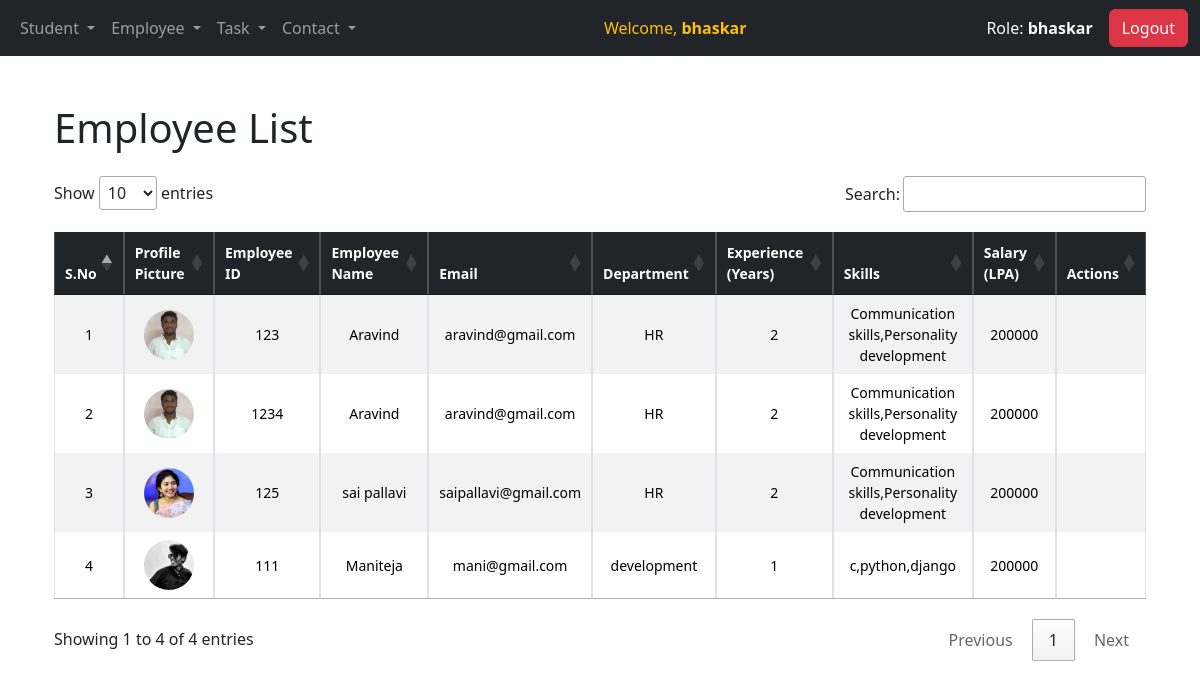
/employee-list/ (signed in), run on the app's committed database.
### operations/models.py (models this page shows, shortened)
class Employee(models.Model):
    employeeid=models.CharField(max_length=100)
    employeename=models.CharField(max_length=50)
    email = models.CharField(max_length=50, null=True, blank=True)
    department = models.CharField(max_length=100, null=True, blank=True)
    experience = models.CharField(max_length=50, null=True, blank=True,)
    skills=models.CharField(max_length=50,null=True, blank=True,)
    salary = models.CharField(max_length=50, null=True, blank=True)
    serial_number = models.PositiveIntegerField(default=0)
    profile_picture = models.ImageField(upload_to='employee_pictures/', blank=True, null=True)  # Add this line

### operations/views.py (the view)
# urls.py: path('employee-list/',login_required(views.employee_list),name='employee_list'),
def employee_list(request):
    employees = Employee.objects.all()  # Query to get all employee records
    return render(request, 'employees/employee-list.html', {'employees': employees})

### operations/templates/employees/employee-list.html (shortened to what this page needs)
{% extends 'base.html' %}
{% block content %}
    <div class="container mt-5">
        <div class="d-flex justify-content-between align-items-center mb-4">
            <h1 class="mb-0">Employee List</h1>
        </div>
        <div class="table-responsive">
            <table id="employeeTable" class="table table-striped table-sm table-bordered align-middle mb-3">
                <thead class="table-dark">
                    <tr class="text-center small">
                        <th>S.No</th>
                        <th>Profile Picture</th>
                        <th>Employee ID</th>
                        <th>Employee Name</th>
                        <th>Email</th>
                        <th>Department</th>
                        <th>Experience (Years)</th>
                        <th>Skills</th>
                        <th>Salary (LPA)</th>
                        <th>Actions</th>
                    </tr>
                </thead>
                <tbody>
                    {% for employee in employees %}
                        <tr class="text-center small">
                            <td>{{ forloop.counter }}</td>
                            <td>
                                {% if employee.profile_picture %}
                                    <img src="{{ employee.profile_picture.url }}" alt="Profile Picture" style="width: 50px; height: 50px; object-fit: cover;border-radius: 50%">
                                {% else %}
                                    <img src="https://cdn-icons-png.flaticon.com/512/847/847969.png" alt="Default Icon" style="width: 50px; height: 50px; object-fit: cover;border-radius: 50%">
                                {% endif %}
                            </td>
                            <td>{{ employee.employeeid }}</td>
                            <td>{{ employee.employeename }}</td>
                            <td>{{ employee.email }}</td>
                            <td>{{ employee.department }}</td>
                            <td>{{ employee.experience }}</td>
                            <td>{{ employee.skills }}</td>
                            <td>{{ employee.salary }}</td>
                            <td>
                            </td>
                        </tr>
                    {% empty %}
                        <tr>
                            <td colspan="10" class="text-center text-muted">No employee data available.</td>
                        </tr>
                    {% endfor %}
                </tbody>
            </table>
        </div>
    </div>
    <link rel="stylesheet" href="https://cdn.datatables.net/1.13.5/css/jquery.dataTables.min.css">
{% endblock %}

### operations/templates/base.html (shortened to what this page needs)
<!DOCTYPE html>
<html lang="en">
<head>
  <link href="https://cdn.jsdelivr.net/npm/bootstrap@5.3.3/dist/css/bootstrap.min.css" rel="stylesheet">
</head>
<body>
  <nav class="navbar navbar-expand-sm bg-dark navbar-dark">
    <div class="container-fluid">
      <ul class="navbar-nav">
        <li class="nav-item dropdown">
          {% if request.session.user_role != "employee" %}
          <a class="nav-link dropdown-toggle" href="#" role="button" data-bs-toggle="dropdown" aria-expanded="false">
            Student
          </a>
          {% endif %}
        </li>
        {% if request.session.user_role != "student" %}
        <li class="nav-item dropdown">
          <a class="nav-link dropdown-toggle" href="#" role="button" data-bs-toggle="dropdown" aria-expanded="false">
            Employee
          </a>
        </li>
        {% endif %}
        <li class="nav-item dropdown">
          <a class="nav-link dropdown-toggle" href="#" role="button" data-bs-toggle="dropdown" aria-expanded="false">
            Task
          </a>
        </li>
        <li class="nav-item dropdown">
          <a class="nav-link dropdown-toggle" href="#" role="button" data-bs-toggle="dropdown" aria-expanded="false">
            Contact
          </a>
        </li>
      </ul>
      <div class="mx-auto text-warning">
        Welcome, <strong>{{ request.session.user_name }}</strong>
      </div>
      <div class="d-flex align-items-center">
        <span class="navbar-text text-light me-3">
          Role: <strong>{{ request.session.user_role }}</strong>
        </span>
        <form method="post" action="{% url 'logout' %}">
          <button class="btn btn-danger" type="submit">Logout</button>
        </form>
      </div>
    </div>
  </nav>
<div class="container mt-4">
  {% block content %}{% endblock %}
</div>
</body>
</html>

### data on the page
Employee: profile_picture (picture), employeeid "123", employeename "Aravind", email "aravind@gmail.com", department "HR", experience "2", skills "Communication skills,Personality development", salary "200000"
Employee: profile_picture (picture), employeeid "1234", employeename "Aravind", email "aravind@gmail.com", department "HR", experience "2", skills "Communication skills,Personality development", salary "200000"
Employee: profile_picture (picture), employeeid "125", employeename "sai pallavi", email "saipallavi@gmail.com", department "HR", experience "2", skills "Communication skills,Personality development", salary "200000"
Employee: profile_picture (picture), employeeid "111", employeename "Maniteja", email "mani@gmail.com", department "development", experience "1", skills "c,python,django", salary "200000"

### other printed values
{{ request.session.user_name }} "bhaskar"
{{ request.session.user_role }} "bhaskar"
